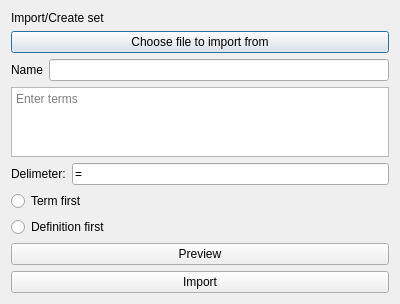
<?xml version="1.0" encoding="UTF-8"?>
<ui version="4.0">
 <class>ImportSetDialog</class>
 <widget class="QDialog" name="ImportSetDialog">
  <property name="geometry">
   <rect>
    <x>0</x>
    <y>0</y>
    <width>400</width>
    <height>300</height>
   </rect>
  </property>
  <property name="windowTitle">
   <string>Import set</string>
  </property>
  <layout class="QVBoxLayout" name="verticalLayout_2">
   <item>
    <widget class="QLabel" name="label">
     <property name="text">
      <string>Import/Create set</string>
     </property>
    </widget>
   </item>
   <item>
    <widget class="QPushButton" name="chooseFileButton">
     <property name="text">
      <string>Choose file to import from</string>
     </property>
    </widget>
   </item>
   <item>
    <layout class="QHBoxLayout" name="nameLayout">
     <item>
      <widget class="QLabel" name="nameLabel">
       <property name="text">
        <string>Name</string>
       </property>
      </widget>
     </item>
     <item>
      <widget class="QLineEdit" name="nameEdit"/>
     </item>
    </layout>
   </item>
   <item>
    <widget class="QTextEdit" name="setInput">
     <property name="placeholderText">
      <string>Enter terms</string>
     </property>
    </widget>
   </item>
   <item>
    <layout class="QHBoxLayout" name="delimLayout">
     <item>
      <widget class="QLabel" name="label_2">
       <property name="text">
        <string>Delimeter:</string>
       </property>
      </widget>
     </item>
     <item>
      <widget class="QLineEdit" name="delimEdit">
       <property name="text">
        <string>=</string>
       </property>
      </widget>
     </item>
    </layout>
   </item>
   <item>
    <widget class="QRadioButton" name="termFirstButton">
     <property name="text">
      <string>Term first</string>
     </property>
    </widget>
   </item>
   <item>
    <widget class="QRadioButton" name="defFirstButton">
     <property name="text">
      <string>Definition first</string>
     </property>
    </widget>
   </item>
   <item>
    <widget class="QPushButton" name="previewButton">
     <property name="text">
      <string>Preview</string>
     </property>
    </widget>
   </item>
   <item>
    <widget class="QPushButton" name="importButton">
     <property name="text">
      <string>Import</string>
     </property>
    </widget>
   </item>
  </layout>
 </widget>
 <resources/>
 <connections/>
</ui>
